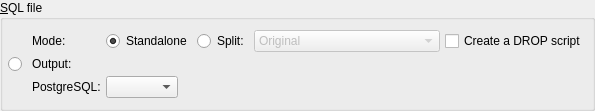
           <widget class="QGroupBox" name="export_to_file_gb">
            <property name="focusPolicy">
             <enum>Qt::FocusPolicy::StrongFocus</enum>
            </property>
            <property name="title">
             <string>&amp;SQL file</string>
            </property>
            <layout class="QGridLayout" name="gridLayout_10">
             <property name="leftMargin">
              <number>5</number>
             </property>
             <property name="topMargin">
              <number>5</number>
             </property>
             <property name="rightMargin">
              <number>5</number>
             </property>
             <property name="bottomMargin">
              <number>5</number>
             </property>
             <property name="spacing">
              <number>5</number>
             </property>
             <item row="0" column="0" rowspan="2">
              <widget class="QRadioButton" name="export_to_file_rb">
               <property name="sizePolicy">
                <sizepolicy hsizetype="Fixed" vsizetype="Expanding">
                 <horstretch>0</horstretch>
                 <verstretch>0</verstretch>
                </sizepolicy>
               </property>
               <property name="text">
                <string/>
               </property>
               <property name="icon">
                <iconset resource="../../res/resources.qrc">
                 <normaloff>:/images/images/exporttosql.png</normaloff>:/images/images/exporttosql.png</iconset>
               </property>
               <property name="iconSize">
                <size>
                 <width>37</width>
                 <height>90</height>
                </size>
               </property>
               <property name="checked">
                <bool>false</bool>
               </property>
               <property name="autoExclusive">
                <bool>false</bool>
               </property>
              </widget>
             </item>
             <item row="0" column="1" rowspan="2">
              <widget class="QWidget" name="export_to_file_wgt" native="true">
               <property name="enabled">
                <bool>true</bool>
               </property>
               <property name="sizePolicy">
                <sizepolicy hsizetype="Preferred" vsizetype="Fixed">
                 <horstretch>0</horstretch>
                 <verstretch>0</verstretch>
                </sizepolicy>
               </property>
               <property name="minimumSize">
                <size>
                 <width>0</width>
                 <height>0</height>
                </size>
               </property>
               <layout class="QGridLayout" name="export_to_file_grid">
                <property name="leftMargin">
                 <number>5</number>
                </property>
                <property name="topMargin">
                 <number>5</number>
                </property>
                <property name="rightMargin">
                 <number>0</number>
                </property>
                <property name="bottomMargin">
                 <number>5</number>
                </property>
                <property name="spacing">
                 <number>5</number>
                </property>
                <item row="1" column="0">
                 <widget class="QLabel" name="output_lbl">
                  <property name="enabled">
                   <bool>true</bool>
                  </property>
                  <property name="sizePolicy">
                   <sizepolicy hsizetype="Fixed" vsizetype="Fixed">
                    <horstretch>0</horstretch>
                    <verstretch>0</verstretch>
                   </sizepolicy>
                  </property>
                  <property name="minimumSize">
                   <size>
                    <width>0</width>
                    <height>0</height>
                   </size>
                  </property>
                  <property name="text">
                   <string>Output:</string>
                  </property>
                 </widget>
                </item>
                <item row="2" column="1">
                 <layout class="QHBoxLayout" name="horizontalLayout_5">
                  <property name="spacing">
                   <number>5</number>
                  </property>
                  <item>
                   <widget class="QComboBox" name="pgsqlvers_cmb">
                    <property name="enabled">
                     <bool>true</bool>
                    </property>
                    <property name="minimumSize">
                     <size>
                      <width>0</width>
                      <height>0</height>
                     </size>
                    </property>
                    <property name="maximumSize">
                     <size>
                      <width>16777215</width>
                      <height>16777215</height>
                     </size>
                    </property>
                    <property name="toolTip">
                     <string>PostgreSQL version in which the SQL code should be generated</string>
                    </property>
                    <property name="insertPolicy">
                     <enum>QComboBox::InsertPolicy::InsertAtBottom</enum>
                    </property>
                    <property name="sizeAdjustPolicy">
                     <enum>QComboBox::SizeAdjustPolicy::AdjustToContents</enum>
                    </property>
                    <property name="iconSize">
                     <size>
                      <width>28</width>
                      <height>28</height>
                     </size>
                    </property>
                   </widget>
                  </item>
                  <item>
                   <spacer name="horizontalSpacer">
                    <property name="orientation">
                     <enum>Qt::Orientation::Horizontal</enum>
                    </property>
                    <property name="sizeHint" stdset="0">
                     <size>
                      <width>158</width>
                      <height>20</height>
                     </size>
                    </property>
                   </spacer>
                  </item>
                 </layout>
                </item>
                <item row="0" column="1">
                 <layout class="QHBoxLayout" name="horizontalLayout">
                  <property name="spacing">
                   <number>5</number>
                  </property>
                  <item>
                   <widget class="QRadioButton" name="sql_standalone_rb">
                    <property name="sizePolicy">
                     <sizepolicy hsizetype="Fixed" vsizetype="Fixed">
                      <horstretch>0</horstretch>
                      <verstretch>0</verstretch>
                     </sizepolicy>
                    </property>
                    <property name="toolTip">
                     <string>&lt;strong&gt;Standalone:&lt;/strong&gt; pgModeler will generate a single SQL file containing all the code that defines the whole database. </string>
                    </property>
                    <property name="statusTip">
                     <string/>
                    </property>
                    <property name="text">
                     <string>Standalone</string>
                    </property>
                    <property name="checked">
                     <bool>true</bool>
                    </property>
                   </widget>
                  </item>
                  <item>
                   <widget class="QRadioButton" name="sql_split_rb">
                    <property name="sizePolicy">
                     <sizepolicy hsizetype="Fixed" vsizetype="Fixed">
                      <horstretch>0</horstretch>
                      <verstretch>0</verstretch>
                     </sizepolicy>
                    </property>
                    <property name="toolTip">
                     <string>&lt;strong&gt;Split:&lt;/strong&gt; the SQL definition of each object is generated in separated files inside the selected directory.</string>
                    </property>
                    <property name="statusTip">
                     <string/>
                    </property>
                    <property name="text">
                     <string>Split:</string>
                    </property>
                   </widget>
                  </item>
                  <item>
                   <widget class="QComboBox" name="code_options_cmb">
                    <property name="enabled">
                     <bool>false</bool>
                    </property>
                    <property name="sizePolicy">
                     <sizepolicy hsizetype="Preferred" vsizetype="Fixed">
                      <horstretch>0</horstretch>
                      <verstretch>0</verstretch>
                     </sizepolicy>
                    </property>
                    <property name="toolTip">
                     <string>&lt;p&gt;&lt;strong&gt;Original:&lt;/strong&gt; generates only the original SQL code for each object. The files will be named in such a way to reflect the correct creation order of the objects.&lt;br/&gt;&lt;br/&gt;

&lt;strong&gt;Original + dependencies' SQL:&lt;/strong&gt; generates the original code including all dependencies needed to properly create a single object.&lt;br/&gt;&lt;br/&gt;

&lt;strong&gt;Original + children's SQL:&lt;/strong&gt; generates the original code including all children's SQL code of a single object. This option is used only for schemas, tables, and views&lt;br/&gt;&lt;br/&gt;

&lt;strong&gt;Group by object type:&lt;/strong&gt; instead of creating a separate SQL file per object, groups the SQL code of all objects of the same type in a single file.&lt;/p&gt;</string>
                    </property>
                    <property name="statusTip">
                     <string/>
                    </property>
                    <property name="sizeAdjustPolicy">
                     <enum>QComboBox::SizeAdjustPolicy::AdjustToContents</enum>
                    </property>
                    <item>
                     <property name="text">
                      <string>Original</string>
                     </property>
                    </item>
                    <item>
                     <property name="text">
                      <string>Original + depedencies' SQL</string>
                     </property>
                    </item>
                    <item>
                     <property name="text">
                      <string>Original + children's SQL</string>
                     </property>
                    </item>
                    <item>
                     <property name="text">
                      <string>Group by object type</string>
                     </property>
                    </item>
                   </widget>
                  </item>
                  <item>
                   <widget class="QCheckBox" name="gen_drop_file_chk">
                    <property name="sizePolicy">
                     <sizepolicy hsizetype="Expanding" vsizetype="Fixed">
                      <horstretch>0</horstretch>
                      <verstretch>0</verstretch>
                     </sizepolicy>
                    </property>
                    <property name="toolTip">
                     <string>&lt;p&gt;Create a separate script containing the DROP commands to destroy objects in the database.&lt;/p&gt;</string>
                    </property>
                    <property name="text">
                     <string>Create a DROP script</string>
                    </property>
                   </widget>
                  </item>
                 </layout>
                </item>
                <item row="2" column="0">
                 <widget class="QLabel" name="pgsql_lbl">
                  <property name="sizePolicy">
                   <sizepolicy hsizetype="Fixed" vsizetype="Fixed">
                    <horstretch>0</horstretch>
                    <verstretch>0</verstretch>
                   </sizepolicy>
                  </property>
                  <property name="minimumSize">
                   <size>
                    <width>0</width>
                    <height>0</height>
                   </size>
                  </property>
                  <property name="font">
                   <font>
                    <italic>false</italic>
                   </font>
                  </property>
                  <property name="text">
                   <string>PostgreSQL:</string>
                  </property>
                 </widget>
                </item>
                <item row="0" column="0">
                 <widget class="QLabel" name="mode_lbl">
                  <property name="enabled">
                   <bool>true</bool>
                  </property>
                  <property name="sizePolicy">
                   <sizepolicy hsizetype="Fixed" vsizetype="Fixed">
                    <horstretch>0</horstretch>
                    <verstretch>0</verstretch>
                   </sizepolicy>
                  </property>
                  <property name="minimumSize">
                   <size>
                    <width>0</width>
                    <height>0</height>
                   </size>
                  </property>
                  <property name="statusTip">
                   <string/>
                  </property>
                  <property name="text">
                   <string>Mode:</string>
                  </property>
                 </widget>
                </item>
               </layout>
              </widget>
             </item>
            </layout>
           </widget>
